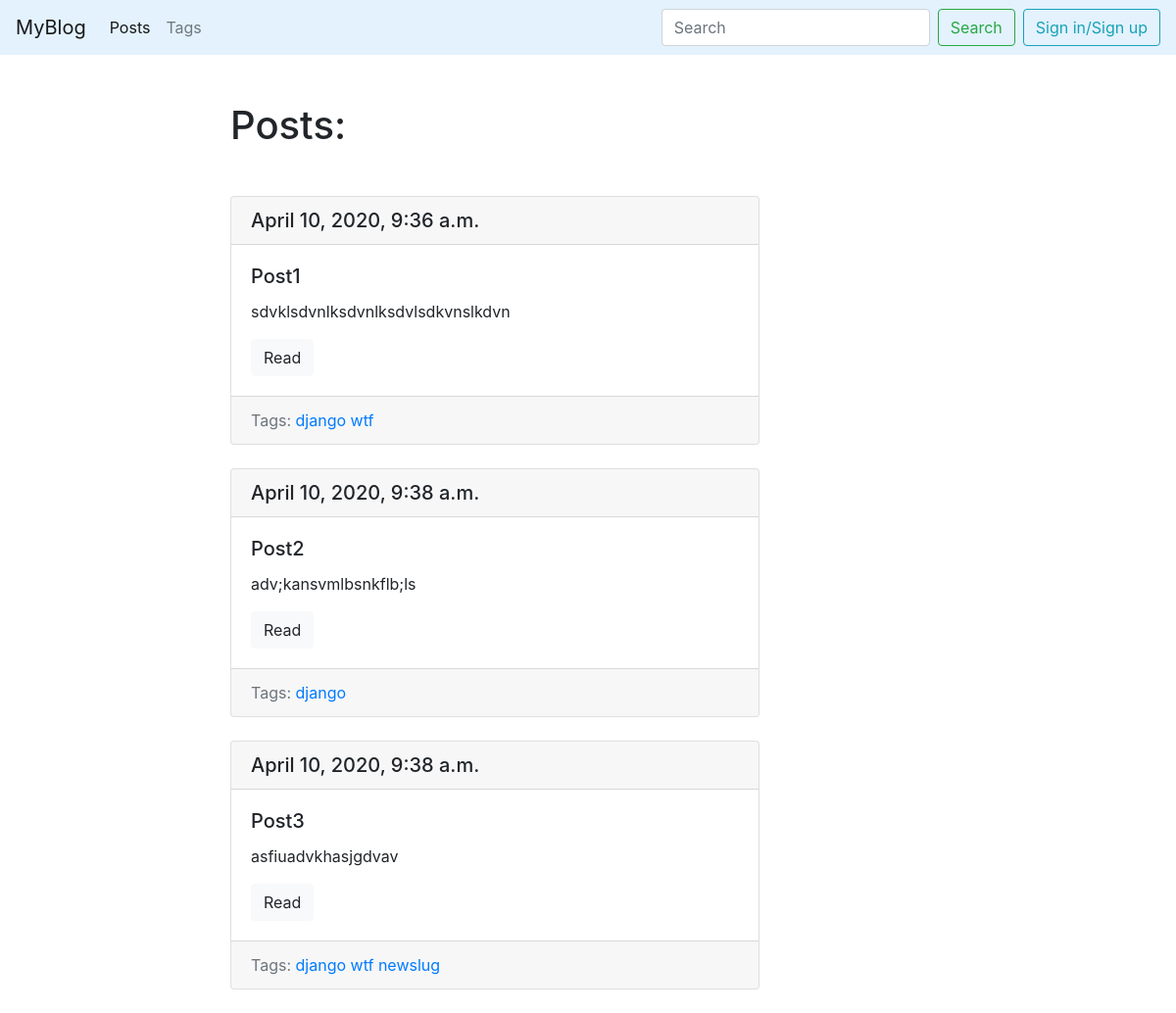
Screenshot of /blog/ with the database file from the repository.
### blog/models.py (models this page shows, shortened)
class Post(models.Model):
    title = models.CharField(max_length = 150, db_index = True)
    slug = models.SlugField(max_length = 150, unique=True, blank = True)
    body = models.TextField(blank = True, db_index = True)
    tags = models.ManyToManyField('Tag', blank = True, related_name='posts')
    date_pub = models.DateTimeField(auto_now_add = True)
    def get_absolute_url(self):
        return reverse('post_detail_url', kwargs={'slug':self.slug})

class Tag(models.Model):
    title = models.CharField(max_length = 50)
    slug = models.SlugField(max_length = 50, unique = True)
    def get_absolute_url(self):
        return reverse('tag_detail_url', kwargs={'slug':self.slug})

### blog/views.py (the view)
# urls.py: path('', posts_list, name = 'posts_list_url'),
def posts_list(request):
    posts = Post.objects.all()
    return render(request, 'blog/posts_list.html', context = {'posts': posts})

### blog/templates/blog/posts_list.html (shortened to what this page needs)
{% extends 'blog/base_blog.html' %}
{% block content %}
  <h1 class = "mb-5">Posts:</h1>
  {% for post in posts %}
    {% include 'blog/includes/post_card_template.html' %}
  {% endfor %}
{% endblock %}

### blog/templates/blog/includes/post_card_template.html
<div class="card mb-4">
  <h5 class="card-header">{{ post.date_pub }}</h5>
  <div class="card-body">
    <h5 class="card-title">{{ post.title }}</h5>
    <p class="card-text">{{ post.body|truncatewords:15 }}</p>
    <a href="{{ post.get_absolute_url }}" class="btn btn-light">Read</a>
  </div>
  <div class="card-footer text-muted">
    Tags:
    {% for tag in post.tags.all %}
      <a href="{{ tag.get_absolute_url }}">{{ tag.title }}</a>
    {% endfor %}
  </div>
</div>

### rows the page displays
Post: date_pub "April 10, 2020, 9:36 a.m.", title "Post1", body "sdvklsdvnlksdvnlksdvlsdkvnslkdvn"
Tag: title "django"
Tag: title "wtf"
Post: date_pub "April 10, 2020, 9:38 a.m.", title "Post2", body "adv;kansvmlbsnkflb;ls"
Post: date_pub "April 10, 2020, 9:38 a.m.", title "Post3", body "asfiuadvkhasjgdvav"
Tag: title "newslug"
